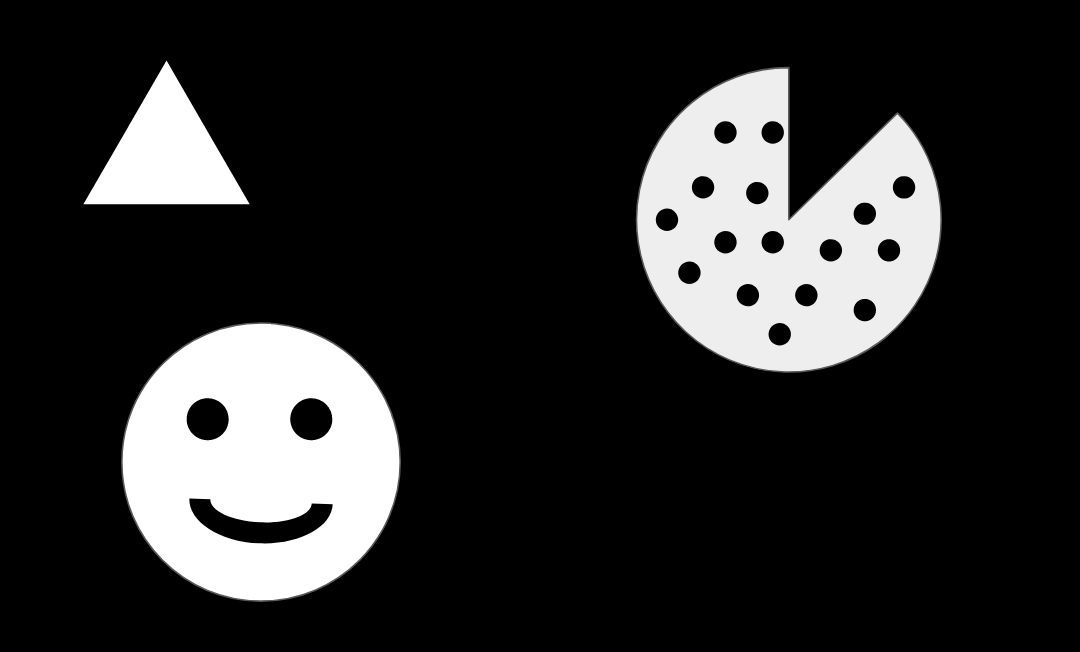
#> input picture OpenCV/Tutorial/DATA/internal_external.png, 1080 x 652 px
$ python contour_detection.py
#> lines starting #> are read from the running program, lines starting #| are printed output that depends on the picture; after the words box and inside, x2 and y2 are one past the last pixel; in counts of white or black regions, pixels touching at a corner belong together
import cv2
import numpy as np
import matplotlib.pyplot as plt


img = cv2.imread('DATA/internal_external.png', 0)
#> img is the input picture: shape (652, 1080); min 0, max 255, mean 43.4
plt.imshow(img)
plt.pause(1)

plt.imshow(img, cmap='gray')
plt.pause(1)
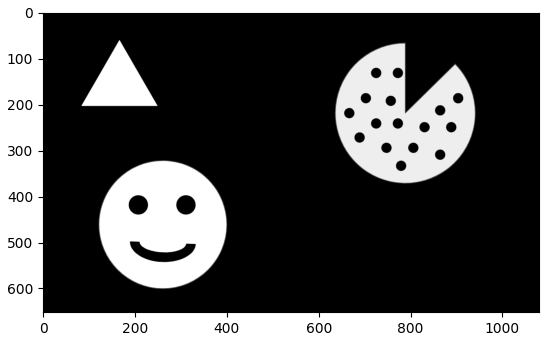
#> figure drawn by matplotlib, 1 panel

ret, threshold = cv2.threshold(img, 127, 255, 0)
#> threshold: shape (652, 1080); 17.5% white; 3 white regions
contours, hierarchy = cv2.findContours(threshold, cv2.RETR_CCOMP, cv2.CHAIN_APPROX_SIMPLE)
#> contours = 22 contours; largest, box (x1, y1, x2, y2) and area: (637, 69, 941, 371) 62364, (122, 323, 400, 601) 59850, (84, 61, 249, 204) 11680, (188, 498, 334, 544) 3208, (289, 397, 333, 441) 1446

external_contours = np.zeros(threshold.shape)

# list(range(len(contours)))

for i in range(len(contours)):
    # EXTERNAL CONTOUR --> Şekilleri gösterir
    if hierarchy[0][i][3] == -1: # Eşitlik değeri değiştirilerek sadece yuvarlaklar veya çizgiler seçilebilir.
        cv2.drawContours(external_contours, contours, i, 255, -1)
#> this loop made 22 passes
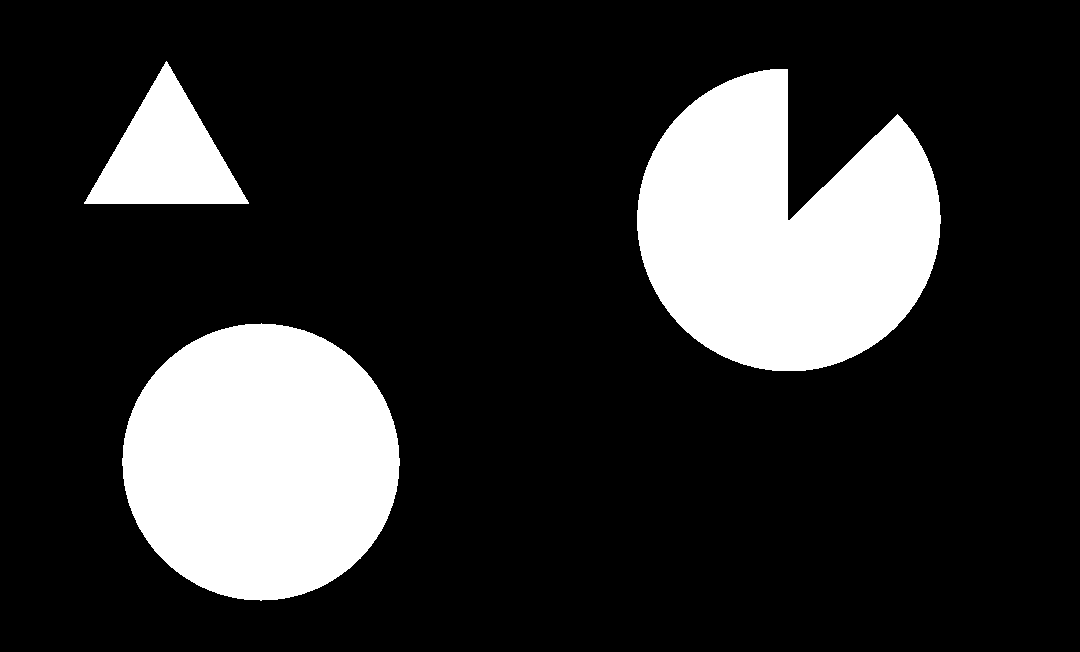
#> external_contours: shape (652, 1080) float64; 19.2% white; 3 white regions, box (x1, y1, x2, y2) and area: (637, 69, 941, 371) 62868, (122, 323, 400, 601) 60241, (84, 61, 249, 204) 11905

    # INTERNAL CONTOUR --> Şekillerin içindekileri gösterir
    # if hierarchy[0][i][3] != -1:
    #   cv2.drawContours(external_contours, contours, i, 255, -1)

# Contours
plt.imshow(external_contours, cmap='gray')
plt.pause(1)

$ run again, with OpenCV/Tutorial/DATA/five_shapes.PNG copied over OpenCV/Tutorial/DATA/internal_external.png
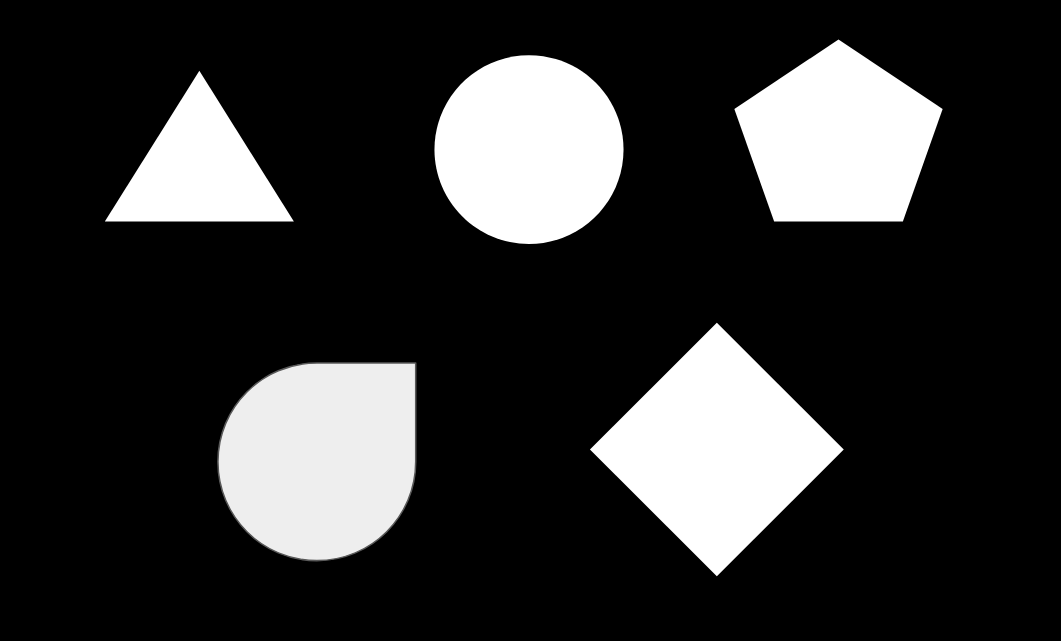
#> input picture OpenCV/Tutorial/DATA/five_shapes.PNG, 1061 x 641 px
#> img is the input picture: shape (641, 1061); min 0, max 255, mean 49.2
#> `plt.pause(1)`:
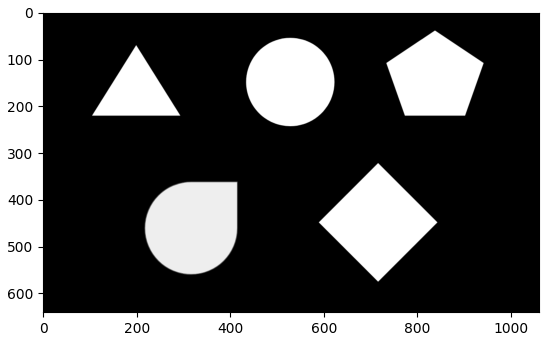
#> figure drawn by matplotlib, 1 panel
#> threshold: shape (641, 1061); 19.6% white; 5 white regions
#> contours = 5 contours; box (x1, y1, x2, y2) and area: (218, 364, 415, 560) 32038, (590, 323, 844, 576) 32004, (434, 55, 624, 244) 27756, (735, 40, 942, 222) 25967, (105, 71, 293, 222) 14105
#> the loop `for i in range(len(contours)):` made 5 passes
